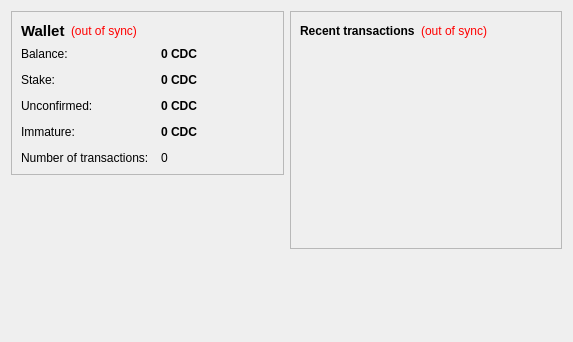
<?xml version="1.0" encoding="UTF-8"?>
<ui version="4.0">
 <class>OverviewPage</class>
 <widget class="QWidget" name="OverviewPage">
  <property name="geometry">
   <rect>
    <x>0</x>
    <y>0</y>
    <width>573</width>
    <height>342</height>
   </rect>
  </property>
  <property name="windowTitle">
   <string>Form</string>
  </property>
  <layout class="QHBoxLayout" name="horizontalLayout" stretch="1,1">
   <item>
    <layout class="QVBoxLayout" name="verticalLayout_2">
     <item>
      <widget class="QFrame" name="frame">
       <property name="frameShape">
        <enum>QFrame::StyledPanel</enum>
       </property>
       <property name="frameShadow">
        <enum>QFrame::Raised</enum>
       </property>
       <layout class="QVBoxLayout" name="verticalLayout_4">
        <item>
         <layout class="QHBoxLayout" name="horizontalLayout_4">
          <item>
           <widget class="QLabel" name="label_5">
            <property name="font">
             <font>
              <pointsize>11</pointsize>
              <weight>75</weight>
              <bold>true</bold>
             </font>
            </property>
            <property name="text">
             <string>Wallet</string>
            </property>
           </widget>
          </item>
          <item>
           <widget class="QLabel" name="labelWalletStatus">
            <property name="toolTip">
             <string>The displayed information may be out of date. Your wallet automatically synchronizes with the cloudcoin network after a connection is established, but this process has not completed yet.</string>
            </property>
            <property name="styleSheet">
             <string notr="true">QLabel { color: red; }</string>
            </property>
            <property name="text">
             <string notr="true">(out of sync)</string>
            </property>
            <property name="alignment">
             <set>Qt::AlignLeading|Qt::AlignLeft|Qt::AlignVCenter</set>
            </property>
           </widget>
          </item>
          <item>
           <spacer name="horizontalSpacer_2">
            <property name="orientation">
             <enum>Qt::Horizontal</enum>
            </property>
            <property name="sizeHint" stdset="0">
             <size>
              <width>40</width>
              <height>20</height>
             </size>
            </property>
           </spacer>
          </item>
         </layout>
        </item>
        <item>
         <layout class="QFormLayout" name="formLayout_2">
          <property name="fieldGrowthPolicy">
           <enum>QFormLayout::AllNonFixedFieldsGrow</enum>
          </property>
          <property name="horizontalSpacing">
           <number>12</number>
          </property>
          <property name="verticalSpacing">
           <number>12</number>
          </property>
          <item row="0" column="0">
           <widget class="QLabel" name="label">
            <property name="text">
             <string>Balance:</string>
            </property>
           </widget>
          </item>
          <item row="0" column="1">
           <widget class="QLabel" name="labelBalance">
            <property name="font">
             <font>
              <weight>75</weight>
              <bold>true</bold>
             </font>
            </property>
            <property name="cursor">
             <cursorShape>IBeamCursor</cursorShape>
            </property>
            <property name="toolTip">
             <string>Your current balance</string>
            </property>
            <property name="text">
             <string notr="true">0 CDC</string>
            </property>
            <property name="textInteractionFlags">
             <set>Qt::LinksAccessibleByMouse|Qt::TextSelectableByKeyboard|Qt::TextSelectableByMouse</set>
            </property>
           </widget>
          </item>
          <item row="1" column="0">
           <widget class="QLabel" name="label_6">
            <property name="text">
             <string>Stake:</string>
            </property>
           </widget>
          </item>
          <item row="1" column="1">
           <widget class="QLabel" name="labelStake">
            <property name="font">
             <font>
              <weight>75</weight>
              <bold>true</bold>
             </font>
            </property>
            <property name="cursor">
             <cursorShape>IBeamCursor</cursorShape>
            </property>
            <property name="toolTip">
             <string>Total of coins that was staked, and do not yet count toward the current balance</string>
            </property>
            <property name="text">
             <string notr="true">0 CDC</string>
            </property>
            <property name="textInteractionFlags">
             <set>Qt::LinksAccessibleByMouse|Qt::TextSelectableByKeyboard|Qt::TextSelectableByMouse</set>
            </property>
           </widget>
          </item>
          <item row="2" column="0">
           <widget class="QLabel" name="label_3">
            <property name="text">
             <string>Unconfirmed:</string>
            </property>
           </widget>
          </item>
          <item row="2" column="1">
           <widget class="QLabel" name="labelUnconfirmed">
            <property name="font">
             <font>
              <weight>75</weight>
              <bold>true</bold>
             </font>
            </property>
            <property name="cursor">
             <cursorShape>IBeamCursor</cursorShape>
            </property>
            <property name="toolTip">
             <string>Total of transactions that have yet to be confirmed, and do not yet count toward the current balance</string>
            </property>
            <property name="text">
             <string notr="true">0 CDC</string>
            </property>
            <property name="textInteractionFlags">
             <set>Qt::LinksAccessibleByMouse|Qt::TextSelectableByKeyboard|Qt::TextSelectableByMouse</set>
            </property>
           </widget>
          </item>
          <item row="3" column="0">
           <widget class="QLabel" name="labelImmatureText">
            <property name="text">
             <string>Immature:</string>
            </property>
           </widget>
          </item>
          <item row="3" column="1">
           <widget class="QLabel" name="labelImmature">
            <property name="font">
             <font>
              <weight>75</weight>
              <bold>true</bold>
             </font>
            </property>
            <property name="toolTip">
             <string>Mined balance that has not yet matured</string>
            </property>
            <property name="text">
             <string notr="true">0 CDC</string>
            </property>
            <property name="textInteractionFlags">
             <set>Qt::LinksAccessibleByMouse|Qt::TextSelectableByKeyboard|Qt::TextSelectableByMouse</set>
            </property>
           </widget>
          </item>
          <item row="4" column="0">
           <widget class="QLabel" name="label_2">
            <property name="text">
             <string>Number of transactions:</string>
            </property>
           </widget>
          </item>
          <item row="4" column="1">
           <widget class="QLabel" name="labelNumTransactions">
            <property name="toolTip">
             <string>Total number of transactions in wallet</string>
            </property>
            <property name="text">
             <string notr="true">0</string>
            </property>
           </widget>
          </item>
         </layout>
        </item>
       </layout>
      </widget>
     </item>
     <item>
      <spacer name="verticalSpacer">
       <property name="orientation">
        <enum>Qt::Vertical</enum>
       </property>
       <property name="sizeHint" stdset="0">
        <size>
         <width>20</width>
         <height>40</height>
        </size>
       </property>
      </spacer>
     </item>
    </layout>
   </item>
   <item>
    <layout class="QVBoxLayout" name="verticalLayout_3">
     <item>
      <widget class="QFrame" name="frame_2">
       <property name="frameShape">
        <enum>QFrame::StyledPanel</enum>
       </property>
       <property name="frameShadow">
        <enum>QFrame::Raised</enum>
       </property>
       <layout class="QVBoxLayout" name="verticalLayout">
        <item>
         <layout class="QHBoxLayout" name="horizontalLayout_2">
          <item>
           <widget class="QLabel" name="label_4">
            <property name="text">
             <string>&lt;b&gt;Recent transactions&lt;/b&gt;</string>
            </property>
           </widget>
          </item>
          <item>
           <widget class="QLabel" name="labelTransactionsStatus">
            <property name="toolTip">
             <string>The displayed information may be out of date. Your wallet automatically synchronizes with the cloudcoin network after a connection is established, but this process has not completed yet.</string>
            </property>
            <property name="styleSheet">
             <string notr="true">QLabel { color: red; }</string>
            </property>
            <property name="text">
             <string notr="true">(out of sync)</string>
            </property>
            <property name="alignment">
             <set>Qt::AlignRight|Qt::AlignTrailing|Qt::AlignVCenter</set>
            </property>
           </widget>
          </item>
          <item>
           <spacer name="horizontalSpacer">
            <property name="orientation">
             <enum>Qt::Horizontal</enum>
            </property>
            <property name="sizeHint" stdset="0">
             <size>
              <width>40</width>
              <height>20</height>
             </size>
            </property>
           </spacer>
          </item>
         </layout>
        </item>
        <item>
         <widget class="QListView" name="listTransactions">
          <property name="styleSheet">
           <string notr="true">QListView { background: transparent; }</string>
          </property>
          <property name="frameShape">
           <enum>QFrame::NoFrame</enum>
          </property>
          <property name="verticalScrollBarPolicy">
           <enum>Qt::ScrollBarAlwaysOff</enum>
          </property>
          <property name="horizontalScrollBarPolicy">
           <enum>Qt::ScrollBarAlwaysOff</enum>
          </property>
          <property name="selectionMode">
           <enum>QAbstractItemView::NoSelection</enum>
          </property>
         </widget>
        </item>
       </layout>
      </widget>
     </item>
     <item>
      <spacer name="verticalSpacer_2">
       <property name="orientation">
        <enum>Qt::Vertical</enum>
       </property>
       <property name="sizeHint" stdset="0">
        <size>
         <width>20</width>
         <height>40</height>
        </size>
       </property>
      </spacer>
     </item>
    </layout>
   </item>
  </layout>
 </widget>
 <resources/>
 <connections/>
</ui>
